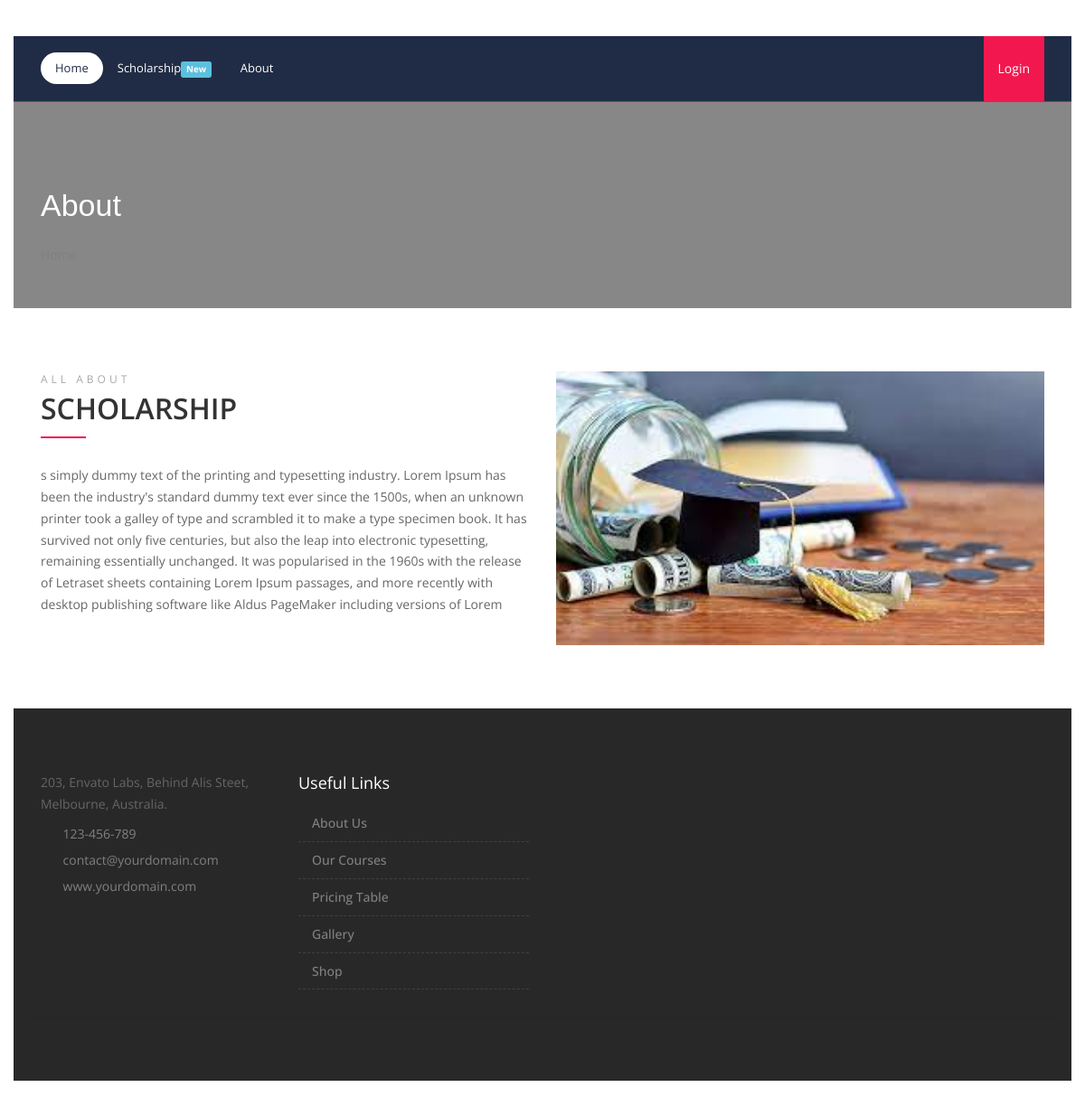
The page /about/ on the database its author committed.
### mainapp/models.py (models this page shows, shortened)
class BaseModel(models.Model):
    created_at = models.DateTimeField(auto_now_add=True)
    updated_at = models.DateTimeField(auto_now=True)
    class Meta:
        abstract = True

class AboutSection(BaseModel):
    header1 =  models.CharField(max_length=255)
    body = models.TextField()
    thumbnail =  models.ImageField(upload_to =  upload_file_path)
    video_url =  models.URLField()

### mainapp/views.py (the view)
# urls.py: path('about/',about,name='about'),
def about(request):
    about =  AboutSection.objects.first()
    context = {
        'about' :  about
    }
    return render(request,'about.html',context)

### mainapp/templates/about.html
{% extends 'base.html' %}
{% load static %}
{% block content %}
<div class="main-content">
{% include './about_files/inner_header.html' %}
{% include './about_files/section_about.html' %}
</div>
{% endblock content %}

### mainapp/templates/about_files/section_about.html (shortened to what this page needs)
{% load static %}
<section class="">
      <div class="container">
        <div class="section-content">
          <div class="row">
          {% if about %}
            <div class="col-md-6">
              <h6 class="letter-space-4 text-gray-darkgray text-uppercase mt-0 mb-0">All About</h6>
              <h2 class="text-uppercase font-weight-600 mt-0 font-28 line-bottom">{{about.header1}}</h2>
              <p>{{about.body}}</p>
            </div>
            <div class="col-md-6">
              <div class="video-popup">
                <a href="{{about.video_url}}" data-lightbox-gallery="youtube-video" title="Video">
                  <img alt="" src="{{about.thumbnail.url}}" class="img-responsive img-fullwidth">
                </a>
              </div>
            </div>
          {% endif %}
          </div>
        </div>
      </div>
    </section>

### static_file/css/colors/theme-skin-color-set-1.css (style rules this page uses)
.bg-theme-color-2, .line-bottom:after, .line-bottom-center:after { background: #F2184F !important; }

### static_file/css/utility-classes.css (style rules this page uses)
.text-gray-darkgray { color: #a9a9a9 !important; }
.font-weight-600 { font-weight: 600 !important; }
.font-28 { font-size: 2rem !important; }
.letter-space-4 { letter-spacing: 4px; }
.img-fullwidth { width: 100% !important; }

### rows shown on the page
AboutSection: header1 "SCHOLARSHIP", body "s simply dummy text of the printing and typesetting industry. Lorem Ipsum has been the industry's standard dummy text ever since the 1500s, when an unknown printer took a galley of type and scrambled it to make a type specimen book. It has survived not only five centuries, but also the leap into electronic typesetting, remaining essentially unchanged. It was popularised in the 1960s with the release of Letraset sheets containing Lorem Ipsum passages, and more recently with desktop publishing software like Aldus PageMaker including versions of Lorem", thumbnail (picture)
